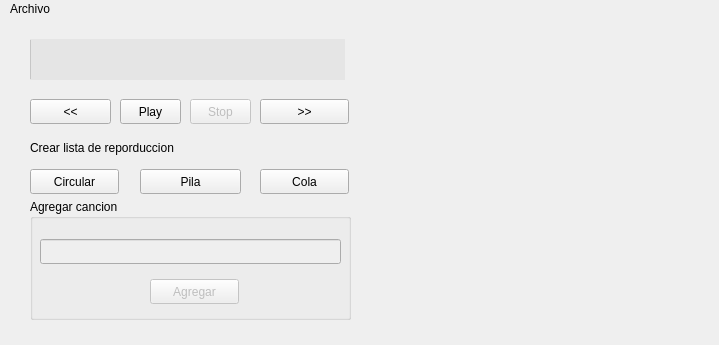
<?xml version="1.0" encoding="UTF-8"?>
<ui version="4.0">
 <class>MainWindow</class>
 <widget class="QMainWindow" name="MainWindow">
  <property name="geometry">
   <rect>
    <x>0</x>
    <y>0</y>
    <width>719</width>
    <height>345</height>
   </rect>
  </property>
  <property name="windowTitle">
   <string>MainWindow</string>
  </property>
  <property name="styleSheet">
   <string notr="true">border-bottom: solid 2px #c9c9c9;</string>
  </property>
  <widget class="QWidget" name="centralWidget">
   <widget class="QPushButton" name="pushButton">
    <property name="geometry">
     <rect>
      <x>120</x>
      <y>80</y>
      <width>61</width>
      <height>25</height>
     </rect>
    </property>
    <property name="text">
     <string>Play</string>
    </property>
   </widget>
   <widget class="QPushButton" name="pushButton_2">
    <property name="geometry">
     <rect>
      <x>30</x>
      <y>80</y>
      <width>81</width>
      <height>25</height>
     </rect>
    </property>
    <property name="text">
     <string>&lt;&lt;</string>
    </property>
   </widget>
   <widget class="QPushButton" name="pushButton_3">
    <property name="geometry">
     <rect>
      <x>260</x>
      <y>80</y>
      <width>89</width>
      <height>25</height>
     </rect>
    </property>
    <property name="text">
     <string>&gt;&gt;</string>
    </property>
   </widget>
   <widget class="QPushButton" name="pushButton_4">
    <property name="enabled">
     <bool>false</bool>
    </property>
    <property name="geometry">
     <rect>
      <x>190</x>
      <y>80</y>
      <width>61</width>
      <height>25</height>
     </rect>
    </property>
    <property name="text">
     <string>Stop</string>
    </property>
   </widget>
   <widget class="QPushButton" name="pushButton_5">
    <property name="geometry">
     <rect>
      <x>30</x>
      <y>150</y>
      <width>89</width>
      <height>25</height>
     </rect>
    </property>
    <property name="text">
     <string>Circular</string>
    </property>
   </widget>
   <widget class="QPushButton" name="pushButton_6">
    <property name="geometry">
     <rect>
      <x>140</x>
      <y>150</y>
      <width>101</width>
      <height>25</height>
     </rect>
    </property>
    <property name="text">
     <string>Pila</string>
    </property>
   </widget>
   <widget class="QPushButton" name="pushButton_7">
    <property name="geometry">
     <rect>
      <x>260</x>
      <y>150</y>
      <width>89</width>
      <height>25</height>
     </rect>
    </property>
    <property name="text">
     <string>Cola</string>
    </property>
   </widget>
   <widget class="QLabel" name="label_3">
    <property name="geometry">
     <rect>
      <x>30</x>
      <y>120</y>
      <width>311</width>
      <height>17</height>
     </rect>
    </property>
    <property name="text">
     <string>Crear lista de reporduccion</string>
    </property>
   </widget>
   <widget class="QGroupBox" name="groupBox">
    <property name="enabled">
     <bool>true</bool>
    </property>
    <property name="geometry">
     <rect>
      <x>30</x>
      <y>180</y>
      <width>321</width>
      <height>121</height>
     </rect>
    </property>
    <property name="autoFillBackground">
     <bool>true</bool>
    </property>
    <property name="title">
     <string>Agregar cancion</string>
    </property>
    <property name="flat">
     <bool>false</bool>
    </property>
    <property name="checkable">
     <bool>false</bool>
    </property>
    <widget class="QLineEdit" name="lineEdit">
     <property name="enabled">
      <bool>false</bool>
     </property>
     <property name="geometry">
      <rect>
       <x>10</x>
       <y>40</y>
       <width>301</width>
       <height>25</height>
      </rect>
     </property>
    </widget>
    <widget class="QPushButton" name="pushButton_8">
     <property name="enabled">
      <bool>false</bool>
     </property>
     <property name="geometry">
      <rect>
       <x>120</x>
       <y>80</y>
       <width>89</width>
       <height>25</height>
      </rect>
     </property>
     <property name="text">
      <string>Agregar</string>
     </property>
    </widget>
   </widget>
   <widget class="QLabel" name="label_4">
    <property name="geometry">
     <rect>
      <x>380</x>
      <y>0</y>
      <width>321</width>
      <height>301</height>
     </rect>
    </property>
    <property name="text">
     <string/>
    </property>
   </widget>
   <widget class="QProgressBar" name="progressBar">
    <property name="geometry">
     <rect>
      <x>30</x>
      <y>20</y>
      <width>315</width>
      <height>41</height>
     </rect>
    </property>
    <property name="styleSheet">
     <string notr="true">background-color: rgb(229, 229, 229);
selection-background-color: rgb(129, 206, 151);
color: rgb(0, 0, 0);</string>
    </property>
    <property name="value">
     <number>0</number>
    </property>
    <property name="alignment">
     <set>Qt::AlignCenter</set>
    </property>
    <property name="textVisible">
     <bool>true</bool>
    </property>
    <property name="format">
     <string/>
    </property>
   </widget>
  </widget>
  <widget class="QMenuBar" name="menuBar">
   <property name="geometry">
    <rect>
     <x>0</x>
     <y>0</y>
     <width>719</width>
     <height>22</height>
    </rect>
   </property>
   <widget class="QMenu" name="menuArchivo">
    <property name="title">
     <string>Archivo</string>
    </property>
    <widget class="QMenu" name="menuReportes">
     <property name="title">
      <string>Reportes</string>
     </property>
     <addaction name="actionTop_Artistas"/>
     <addaction name="actionTop_Albums"/>
     <addaction name="actionTop_Canciones"/>
     <addaction name="actionBiblioteca"/>
    </widget>
    <addaction name="separator"/>
    <addaction name="menuReportes"/>
    <addaction name="actionSalir"/>
   </widget>
   <addaction name="menuArchivo"/>
  </widget>
  <widget class="QStatusBar" name="statusBar"/>
  <action name="actionSalir">
   <property name="text">
    <string>Salir</string>
   </property>
  </action>
  <action name="actionTop_Artistas">
   <property name="text">
    <string>Top Artistas</string>
   </property>
  </action>
  <action name="actionTop_Albums">
   <property name="text">
    <string>Top Albums</string>
   </property>
  </action>
  <action name="actionTop_Canciones">
   <property name="text">
    <string>Top Canciones</string>
   </property>
  </action>
  <action name="actionBiblioteca">
   <property name="text">
    <string>Biblioteca</string>
   </property>
  </action>
 </widget>
 <layoutdefault spacing="6" margin="11"/>
 <resources/>
 <connections/>
</ui>
